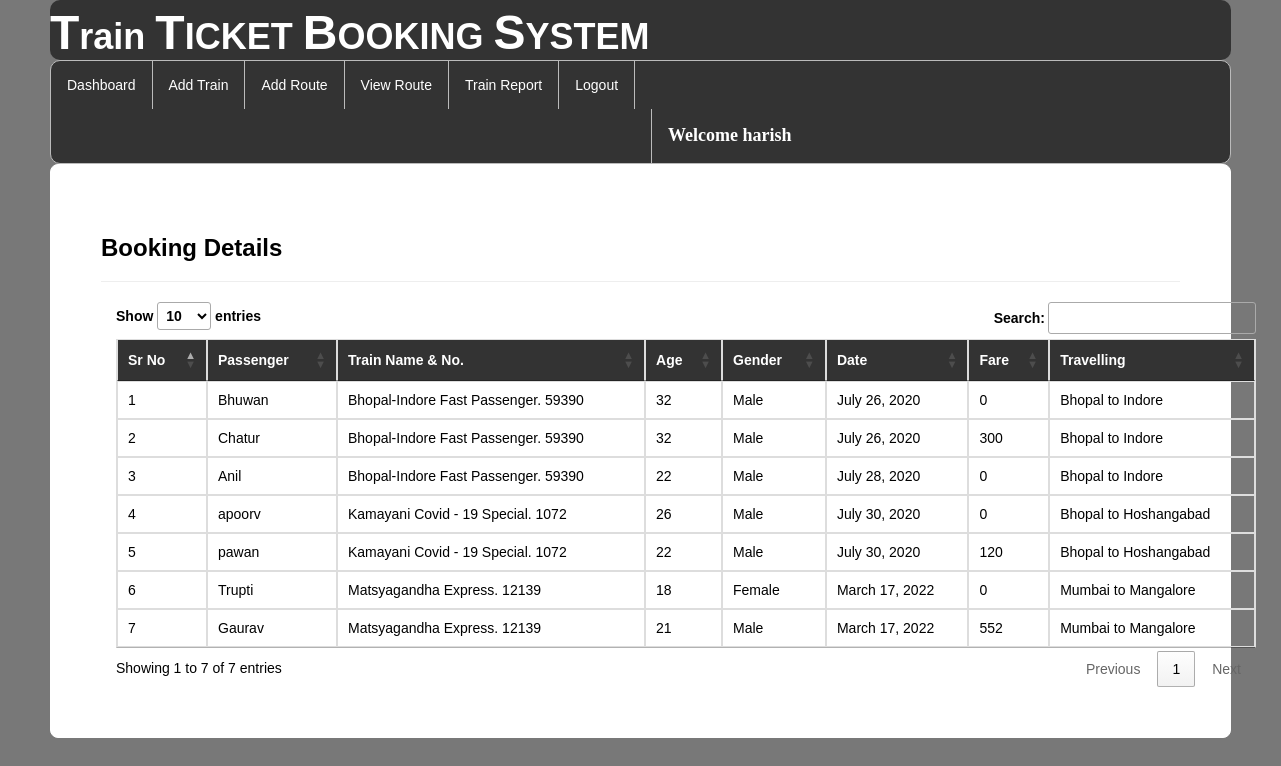
/viewbookings/ (signed in), run on the app's committed database.
### railway/models.py (models this page shows, shortened)
class Book_ticket(models.Model):
    passenger=models.ForeignKey(Passenger,on_delete=models.CASCADE,null=True)
    user=models.ForeignKey(Register,on_delete=models.CASCADE,null=True)
    route=models.CharField(max_length=100,null=True)
    date2=models.DateField(null=True)
    fare=models.IntegerField(null=True)

class Passenger(models.Model):
    user = models.ForeignKey(Register,on_delete=models.CASCADE,null=True)
    train = models.ForeignKey(Add_Train,on_delete=models.CASCADE,null=True)
    name = models.CharField(max_length=100,null=True)
    age = models.IntegerField(null=True)
    gender = models.CharField(max_length=30,null=True)
    route=models.CharField(max_length=100,null=True)
    status = models.CharField(max_length=30,null=True)
    date1 = models.DateField(null=True)
    fare = models.IntegerField(null=True)

class Add_Train(models.Model):
    trainname = models.CharField(max_length=30,null=True)
    train_no = models.IntegerField(null=True)
    from_city = models.CharField(max_length=30,null=True)
    to_city = models.CharField(max_length=30,null=True)
    departuretime=models.CharField(max_length=30,null=True)
    arrivaltime=models.CharField(max_length=30,null=True)
    trevaltime=models.CharField(max_length=100,null=True)
    distance=models.IntegerField(null=True)
    img=models.FileField(null=True)

### railway/views.py (the view)
# urls.py: path('viewbookings/', viewbookings, name="viewbookings"),
def viewbookings(request):
    if not request.user.is_authenticated:
        return redirect('login')
    book = Book_ticket.objects.all()
    d = {'book': book}
    return render(request, 'viewbookings.html', d)

### railway/templates/viewbookings.html (shortened to what this page needs)
{% extends 'navigation3.html' %}
{% load static %}
{% block b %}
<div style="color:Black;border:1px solid white;border-radius:8px;background-color:white;padding:50px">
        <h3><strong>Booking Details</strong></h3><hr>
<div class="container">
<table class="table table-bordered" id="myTable">
  <thead style="color:white;background-color:#333">
  <tr>
    <th>Sr No</th>
    <th>Passenger</th>
      <th>Train Name & No.</th>
      <th>Age</th>
    <th>Gender</th>
    <th>Date</th>
       <th>Fare</th>
       <th>Travelling</th>
  </tr>
  </thead>
   <tbody>
    {% for i in book %}
  <tr>
    <td>{{forloop.counter}}</td>
    <td>{{i.passenger.name}}</td>
    <td>{{i.passenger.train.trainname}}. {{i.passenger.train.train_no}}</td>
      <td>{{i.passenger.age}}</td>
      <td>{{i.passenger.gender}}</td>
      <td>{{i.passenger.date1}}</td>
      <td>{{i.fare}}</td>
      <td>{{i.route}}</td>
  </tr>
    {% endfor %}
    </tbody>
</table>
 </div>
</div>
{% endblock %}

### railway/templates/navigation3.html (shortened to what this page needs)
{% extends 'head.html' %}
{% load static %}
{% block body %}
<link rel = stylesheet href = "//cdn.datatables.net/1.10.19/css/jquery.dataTables.min.css">
<ul class="id2">
  <li id="id1"><a href="{% url 'admindashboard' %}">Dashboard</a></li>
  <li id="id1"><a href="{% url 'add_train' %}">Add Train</a></li>
  <li id="id1"><a href="{% url 'add_route' %}">Add Route</a></li>
  <li id="id1"><a href="{% url 'availableroute' %}">View Route</a></li>
  <li id="id1"><a href="{% url 'view_train'%}">Train Report</a></li>
  <li id="id1"><a href="{% url 'log_out' %}">Logout</a></li>
      <li id="id2" style="margin-left:600px"><a href="" style="color:white"><strong style="font-size:18px;font-family:cursive">Welcome {{request.user.username}}</strong></a></li>
</ul>
{% block b %}
{% endblock %}
{% endblock %}

### railway/templates/navigation3.html (style rules this page uses)
.id2 { list-style-type: none; margin: 0; padding: 0; overflow: hidden; background-color: #333; border-radius:10px; border:1px solid #bbb; }
#id1 { float: left; border-right:1px solid #bbb; }
#id2 { float: left; border-left:1px solid #bbb; }
li:last-child { border-right: none; }
li a { display: block; color: white; text-align: center; padding: 14px 16px; text-decoration: none; }
body { font-family: Arial, Helvetica, sans-serif; }

### data on the page
Book_ticket: passenger.name "Bhuwan", passenger.train.trainname "Bhopal-Indore Fast Passenger", passenger.train.train_no "59390", passenger.age "32", passenger.gender "Male", passenger.date1 "July 26, 2020", fare "0", route "Bhopal to Indore"
Book_ticket: passenger.name "Chatur", passenger.train.trainname "Bhopal-Indore Fast Passenger", passenger.train.train_no "59390", passenger.age "32", passenger.gender "Male", passenger.date1 "July 26, 2020", fare "300", route "Bhopal to Indore"
Book_ticket: passenger.name "Anil", passenger.train.trainname "Bhopal-Indore Fast Passenger", passenger.train.train_no "59390", passenger.age "22", passenger.gender "Male", passenger.date1 "July 28, 2020", fare "0", route "Bhopal to Indore"
Book_ticket: passenger.name "apoorv", passenger.train.trainname "Kamayani Covid - 19 Special", passenger.train.train_no "1072", passenger.age "26", passenger.gender "Male", passenger.date1 "July 30, 2020", fare "0", route "Bhopal to Hoshangabad"
Book_ticket: passenger.name "pawan", passenger.train.trainname "Kamayani Covid - 19 Special", passenger.train.train_no "1072", passenger.age "22", passenger.gender "Male", passenger.date1 "July 30, 2020", fare "120", route "Bhopal to Hoshangabad"
Book_ticket: passenger.name "Trupti", passenger.train.trainname "Matsyagandha Express", passenger.train.train_no "12139", passenger.age "18", passenger.gender "Female", passenger.date1 "March 17, 2022", fare "0", route "Mumbai to Mangalore"
Book_ticket: passenger.name "Gaurav", passenger.train.trainname "Matsyagandha Express", passenger.train.train_no "12139", passenger.age "21", passenger.gender "Male", passenger.date1 "March 17, 2022", fare "552", route "Mumbai to Mangalore"

### other printed values
{{ request.user.username }} "harish"
